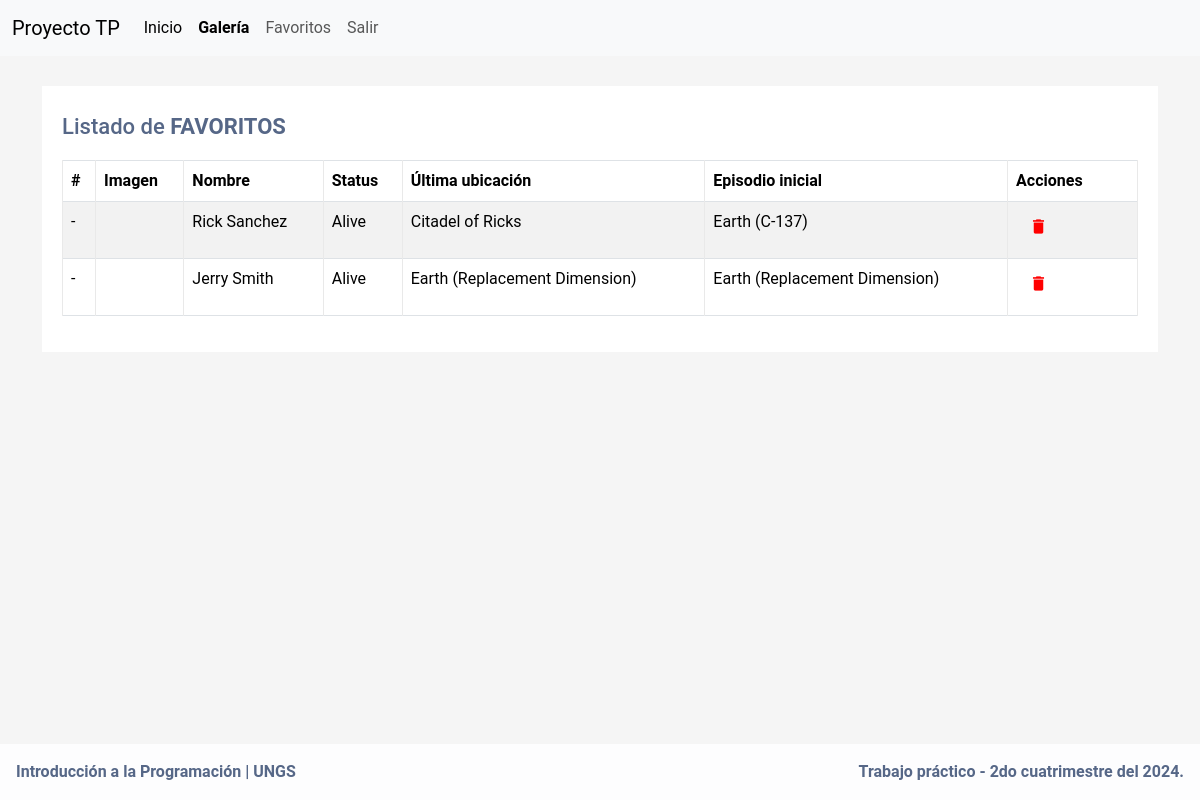
Page /favourites/ (signed in) on the committed database.
### app/models.py (models this page shows)
class Favourite(models.Model):
    url = models.TextField()
    name = models.CharField(max_length=200)
    status = models.TextField()
    last_location = models.TextField()
    first_seen = models.TextField()
    user = models.ForeignKey(settings.AUTH_USER_MODEL, on_delete=models.CASCADE)
    class Meta:
        unique_together = (('user', 'url', 'name', 'status', 'last_location', 'first_seen'),)

### app/views.py (the view)
# urls.py: path('favourites/', views.getAllFavouritesByUser, name='favoritos'),
@login_required
def getAllFavouritesByUser(request):
    favourite_list = services.getAllFavourites(request)
    return render(request, 'favourites.html', { 'favourite_list': favourite_list })

### app/layers/persistence/repositories.py (called while the page is built)
def getAllFavourites(user):
    favouriteList = Favourite.objects.filter(user=user).values('id', 'url', 'name', 'status', 'last_location', 'first_seen')
    return list(favouriteList)

### app/layers/services/services.py (called while the page is built)
def getAllFavourites(request):
    if not request.user.is_authenticated:
        return []
    else:
        user = get_user(request)
        favourite_list = repositories.getAllFavourites(user)
        mapped_favourites = [translator.fromRepositoryIntoCard(fav) for fav in favourite_list]
        return mapped_favourites

### app/layers/utilities/translator.py (called while the page is built)
def fromRepositoryIntoCard(repo_dict):
    card = Card(
                        id=repo_dict['id'],
                        url=repo_dict['url'],
                        name=repo_dict['name'],
                        status=repo_dict['status'],
                        last_location=repo_dict['last_location'],
                        first_seen=repo_dict['first_seen'],
                )
    return card

### main/context_processors.py (called while the page is built)
def version(request):
    return {'VERSION': config.VERSION}

### app/templates/favourites.html (shortened to what this page needs)
{% extends 'header.html' %} {% block content %}
<div class="container-xl">
    <div class="table-responsive">
        <div class="table-wrapper">
            <div class="table-title">
                <div class="row">
                    <div class="col-sm-8">
                        <h2>Listado de <strong>FAVORITOS</strong></h2>
                    </div>
                </div>
            </div>
            <table class="table table-striped table-hover table-bordered">
                <thead>
                    <tr>
                        <th>#</th>
                        <th>Imagen</th>
                        <th>Nombre </th>
                        <th>Status</th>
                        <th>Última ubicación </th>
                        <th>Episodio inicial </th>
                        <th>Acciones </th>
                    </tr>
                </thead>
                <tbody>
                    {% for favourite in favourite_list %}
                    <tr>
                        <td>-</td>
                        <td><img src="{{ favourite.url }}" alt="" style="max-width: 200px; max-height: 200px;"></td>
                        <td>{{ favourite.name }}</td>
                        <td>{{ favourite.status }}</td>
                        <td>{{ favourite.last_location }}</td>
                        <td>{{ favourite.first_seen }}</td>
                        <td>
                            <form method="post" action="{% url 'borrar-favorito' favourite.id %}">
                                <button type="submit" class="btn" style="color:red"><i class="material-icons">&#xE872;</i></button>
                            </form>
                        </td>
                    </tr>
                    {% endfor %}
                </tbody>
            </table>
        </div>
    </div>
</div>
{% endblock %}

### app/templates/header.html (shortened to what this page needs)
<!DOCTYPE html>
<html lang="es">
<head>
    {% load bootstrap5 %} {% bootstrap_css %} {% bootstrap_javascript %} {% load static %}
    <link rel="stylesheet" type="text/css" href="{% static 'styles.css' %}">
</head>
<body>
    <nav class="navbar navbar-expand-lg bg-body-tertiary">
        <div class="container-fluid">
            <a class="navbar-brand" href="#">Proyecto TP</a>
            <div class="collapse navbar-collapse" id="navbarSupportedContent">
                <ul class="navbar-nav me-auto mb-2 mb-lg-0">
                    <li class="nav-item">
                        <a class="nav-link active" aria-current="page" href="{% url 'index-page' %}">Inicio</a>
                    </li>
                    <li class="nav-item">
                        <a class="nav-link active" aria-current="page" href="{% url 'home' %}"><strong>Galería</strong></a>
                    </li>
                    {% if request.user.is_authenticated %}
                    <li class="nav-item">
                        <a class="nav-link" href="{% url 'favoritos' %}">Favoritos</a>
                    </li>
                    {% endif %}
                    <li class="nav-item">
                        {% if request.user.is_authenticated %}
                        <a class="nav-link" href="{% url 'exit' %}">Salir</a> {% else %}
                        <a class="nav-link" href="{% url 'login' %}">Iniciar sesión</a> {% endif %}
                    </li>
                </ul>
            </div>
        </div>
    </nav>
    {% block content %} {% endblock %} {% include "footer.html" %}

### app/templates/footer.html
<footer class="bg-body-tertiary text-center text-lg-start fixed-bottom">
    <div class="text-center p-3" style="display: flex;background-color: rgb(255 255 255 / 78%);justify-content: space-between;">
        <strong>Introducción a la Programación | UNGS</strong>
        <strong>{{VERSION}}</strong>
    </div>
</footer>
</body>
</html>

### static/styles.css (style rules this page uses)
body { color: #566787; background: #f5f5f5; font-family: 'Roboto', sans-serif; }
.table-responsive { margin: 30px 0; }
.table-wrapper { min-width: 1000px; background: #fff; padding: 20px; box-shadow: 0 1px 1px rgba(0, 0, 0, .05); }
.table-title { padding-bottom: 10px; margin: 0 0 10px; min-width: 100%; }
.table-title h2 { margin: 8px 0 0; font-size: 22px; }
table.table tr th, table.table tr td { border-color: #e9e9e9; }
table.table-striped tbody tr:nth-of-type(odd) { background-color: #fcfcfc; }
table.table td:last-child { width: 130px; }
table.table td i { font-size: 19px; }

### rows in the picture
Favourite: name "Rick Sanchez", status "Alive", last_location "Citadel of Ricks", first_seen "Earth (C-137)"
Favourite: name "Jerry Smith", status "Alive", last_location "Earth (Replacement Dimension)", first_seen "Earth (Replacement Dimension)"

### other values in the picture
{{ VERSION }} "Trabajo práctico - 2do cuatrimestre del 2024."
